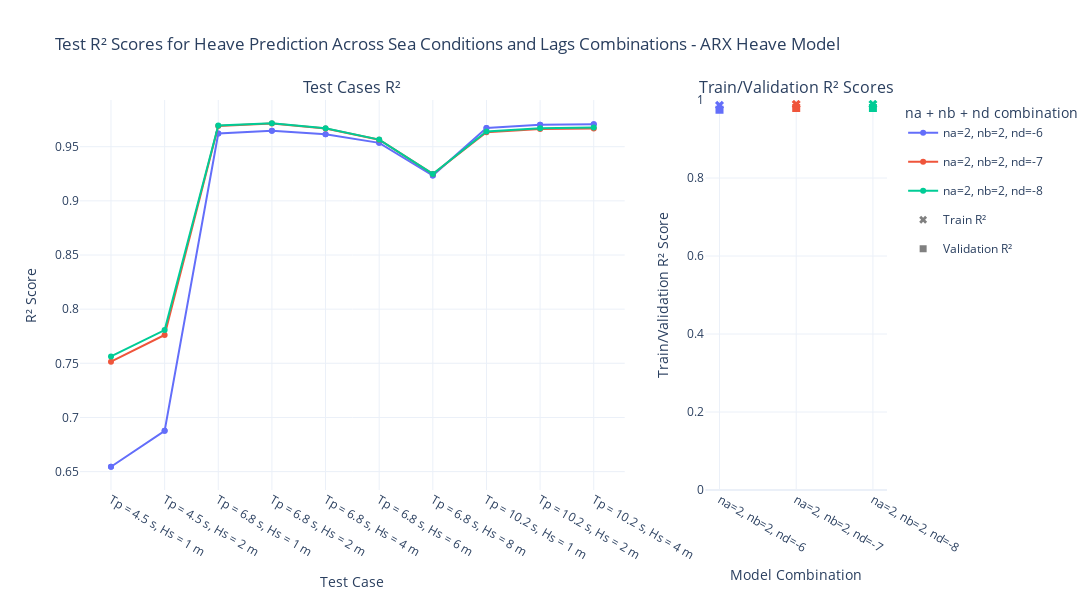

Notebook cell for this chart:
### Code cell
# Group the pitch dataframes correctly
heave_dfs = {k: v for k, v in dfs.items() if k.startswith('metrics_df_test_heave')}

# Define your custom x-axis order
custom_order = [
    'T4p5s_Hs1m', 
    'T4p5s_Hs2m', 
    'Tp6p8s_Hs1m',
    'Tp6p8s_Hs2m',
    'Tp6p8s_Hs4m',
    'Tp6p8s_Hs6m',
    'Tp6p8s_Hs8m',
    'T10p2s_Hs1m',
    'Tp10p2_Hs2m',
    'T10p2s_Hs4m'
]
pretty_custom_order = [test_case_pretty_map.get(tc, tc) for tc in custom_order]

# Create color map to maintain consistent color for each `comment_value`
color_map = {}

# Create two subplots with independent y-axes
fig = make_subplots(
    rows=1, cols=2,
    column_widths=[0.75, 0.25],
    subplot_titles=("Test Cases R²", "Train/Validation R² Scores"),
    shared_yaxes=False
)

for df_name, original_df in heave_dfs.items():
    df = original_df.copy()

    # Extract na, nb, nf from df_name
    match = re.search(r'na(\d+)_nb(\d+)_nf(\d+)', df_name)
    if match:
        na_val, nb_val, nf_val = match.groups()
        comment_value = f'na={na_val}, nb={nb_val}, nd=-{nf_val}'
    else:
        comment_value = df_name

    # Assign color
    if comment_value not in color_map:
        color_map[comment_value] = px.colors.qualitative.Plotly[len(color_map) % len(px.colors.qualitative.Plotly)]

    # Identify correct column
    if 'test case' in df.columns:
        test_case_col = 'test case'
    elif 'test_case' in df.columns:
        test_case_col = 'test_case'
    else:
        raise ValueError(f"No valid 'test_case' column found in {df_name}")

    # Map and sort
    df[test_case_col] = df[test_case_col].map(test_case_pretty_map).astype('category')
    df[test_case_col] = pd.Categorical(df[test_case_col], categories=pretty_custom_order, ordered=True)
    df = df.sort_values(test_case_col)

    # Conditional dash style for specific comment_values
    if comment_value in ['na=2, nb=3, nd=-6', 'na=2, nb=3, nd=-7']:
        line_style = dict(color=color_map[comment_value], dash='6,10')
    else:
        line_style = dict(color=color_map[comment_value])

    # Plot R² line
    fig.add_trace(
        go.Scatter(
            x=df[test_case_col],
            y=df['r2_test_heave'],
            mode='lines+markers',
            name=comment_value,
            legendgroup=comment_value,
            line=line_style
        ),
        row=1, col=1
    )

    # Summary plot
    summary_row = df_summary_heave[
        (df_summary_heave['na'] == int(na_val)) & 
        (df_summary_heave['nb'] == int(nb_val)) & 
        (df_summary_heave['nd'] == -int(nf_val))
    ]

    if not summary_row.empty:
        r2_train = summary_row['r2_train'].values[0]
        r2_val = summary_row['r2_val'].values[0]

        fig.add_trace(
            go.Scatter(
                x=[comment_value],
                y=[r2_train],
                mode='markers',
                marker=dict(symbol='x', size=8, color=color_map[comment_value]),
                name=f'{comment_value} Train',
                legendgroup=comment_value,
                showlegend=False
            ),
            row=1, col=2
        )

        fig.add_trace(
            go.Scatter(
                x=[comment_value],
                y=[r2_val],
                mode='markers',
                marker=dict(symbol='square', size=8, color=color_map[comment_value]),
                name=f'{comment_value} Val',
                legendgroup=comment_value,
                showlegend=False
            ),
            row=1, col=2
        )

# Add legend markers
fig.add_trace(
    go.Scatter(
        x=[None], y=[None],
        mode='markers',
        marker=dict(symbol='x', size=7, color='grey'),
        name='Train R²',
        showlegend=True
    ),
    row=1, col=2
)

fig.add_trace(
    go.Scatter(
        x=[None], y=[None],
        mode='markers',
        marker=dict(symbol='square', size=7, color='grey'),
        name='Validation R²',
        showlegend=True
    ),
    row=1, col=2
)

# Layout
fig.update_layout(
    title="Test R² Scores for Heave Prediction Across Sea Conditions and Lags Combinations - ARX Heave Model",
    xaxis_title="Test Case",
    xaxis2_title="Model Combination",
    yaxis_title="R² Score",
    template="plotly_white",
    height=600,
    width=1200,
    legend_title="na + nb + nd combination",
    xaxis=dict(
        categoryorder='array',
        categoryarray=pretty_custom_order
    ),
    yaxis2=dict(
        title="Train/Validation R² Score",
        range=[0, 1],
        showgrid=True
    )
)

fig.show()

### Figure 1 — Plotly figure (JSON) as saved in the notebook; plotly's stock layout.template omitted (floating-point values rounded to 4 significant figures)
{"data": [{"legendgroup": "na=2, nb=2, nd=-6", "line": {"color": "#636EFA"}, "mode": "lines+markers", "name": "na=2, nb=2, nd=-6", "type": "scatter", "x": ["Tp = 4.5 s, Hs = 1 m", "Tp = 4.5 s, Hs = 1 m", "Tp = 4.5 s, Hs = 2 m", "Tp = 4.5 s, Hs = 2 m", "Tp = 6.8 s, Hs = 1 m", "Tp = 6.8 s, Hs = 1 m", "Tp = 6.8 s, Hs = 2 m", "Tp = 6.8 s, Hs = 2 m", "Tp = 6.8 s, Hs = 4 m", "Tp = 6.8 s, Hs = 4 m", "Tp = 6.8 s, Hs = 6 m", "Tp = 6.8 s, Hs = 6 m", "Tp = 6.8 s, Hs = 8 m", "Tp = 6.8 s, Hs = 8 m", "Tp = 10.2 s, Hs = 1 m", "Tp = 10.2 s, Hs = 1 m", "Tp = 10.2 s, Hs = 2 m", "Tp = 10.2 s, Hs = 2 m", "Tp = 10.2 s, Hs = 4 m", "Tp = 10.2 s, Hs = 4 m"], "xaxis": "x", "y": [0.6545, 0.6545, 0.6877, 0.6877, 0.9621, 0.9621, 0.9646, 0.9646, 0.9615, 0.9615, 0.9535, 0.9535, 0.9233, 0.9233, 0.9672, 0.9672, 0.9702, 0.9702, 0.9706, 0.9706], "yaxis": "y"}, {"legendgroup": "na=2, nb=2, nd=-6", "marker": {"color": "#636EFA", "size": 8, "symbol": "x"}, "mode": "markers", "name": "na=2, nb=2, nd=-6 Train", "showlegend": false, "type": "scatter", "x": ["na=2, nb=2, nd=-6"], "xaxis": "x2", "y": [0.9866], "yaxis": "y2"}, {"legendgroup": "na=2, nb=2, nd=-6", "marker": {"color": "#636EFA", "size": 8, "symbol": "square"}, "mode": "markers", "name": "na=2, nb=2, nd=-6 Val", "showlegend": false, "type": "scatter", "x": ["na=2, nb=2, nd=-6"], "xaxis": "x2", "y": [0.9749], "yaxis": "y2"}, {"legendgroup": "na=2, nb=2, nd=-7", "line": {"color": "#EF553B"}, "mode": "lines+markers", "name": "na=2, nb=2, nd=-7", "type": "scatter", "x": ["Tp = 4.5 s, Hs = 1 m", "Tp = 4.5 s, Hs = 2 m", "Tp = 6.8 s, Hs = 1 m", "Tp = 6.8 s, Hs = 2 m", "Tp = 6.8 s, Hs = 4 m", "Tp = 6.8 s, Hs = 6 m", "Tp = 6.8 s, Hs = 8 m", "Tp = 10.2 s, Hs = 1 m", "Tp = 10.2 s, Hs = 2 m", "Tp = 10.2 s, Hs = 4 m"], "xaxis": "x", "y": [0.7515, 0.7762, 0.9692, 0.9714, 0.9667, 0.9565, 0.9249, 0.9634, 0.9664, 0.9669], "yaxis": "y"}, {"legendgroup": "na=2, nb=2, nd=-7", "marker": {"color": "#EF553B", "size": 8, "symbol": "x"}, "mode": "markers", "name": "na=2, nb=2, nd=-7 Train", "showlegend": false, "type": "scatter", "x": ["na=2, nb=2, nd=-7"], "xaxis": "x2", "y": [0.9889], "yaxis": "y2"}, {"legendgroup": "na=2, nb=2, nd=-7", "marker": {"color": "#EF553B", "size": 8, "symbol": "square"}, "mode": "markers", "name": "na=2, nb=2, nd=-7 Val", "showlegend": false, "type": "scatter", "x": ["na=2, nb=2, nd=-7"], "xaxis": "x2", "y": [0.9794], "yaxis": "y2"}, {"legendgroup": "na=2, nb=2, nd=-8", "line": {"color": "#00CC96"}, "mode": "lines+markers", "name": "na=2, nb=2, nd=-8", "type": "scatter", "x": ["Tp = 4.5 s, Hs = 1 m", "Tp = 4.5 s, Hs = 2 m", "Tp = 6.8 s, Hs = 1 m", "Tp = 6.8 s, Hs = 2 m", "Tp = 6.8 s, Hs = 4 m", "Tp = 6.8 s, Hs = 6 m", "Tp = 6.8 s, Hs = 8 m", "Tp = 10.2 s, Hs = 1 m", "Tp = 10.2 s, Hs = 2 m", "Tp = 10.2 s, Hs = 4 m"], "xaxis": "x", "y": [0.7564, 0.7807, 0.9695, 0.9716, 0.9669, 0.9565, 0.9248, 0.9641, 0.9671, 0.9676], "yaxis": "y"}, {"legendgroup": "na=2, nb=2, nd=-8", "marker": {"color": "#00CC96", "size": 8, "symbol": "x"}, "mode": "markers", "name": "na=2, nb=2, nd=-8 Train", "showlegend": false, "type": "scatter", "x": ["na=2, nb=2, nd=-8"], "xaxis": "x2", "y": [0.989], "yaxis": "y2"}, {"legendgroup": "na=2, nb=2, nd=-8", "marker": {"color": "#00CC96", "size": 8, "symbol": "square"}, "mode": "markers", "name": "na=2, nb=2, nd=-8 Val", "showlegend": false, "type": "scatter", "x": ["na=2, nb=2, nd=-8"], "xaxis": "x2", "y": [0.9795], "yaxis": "y2"}, {"marker": {"color": "grey", "size": 7, "symbol": "x"}, "mode": "markers", "name": "Train R²", "showlegend": true, "type": "scatter", "x": [null], "xaxis": "x2", "y": [null], "yaxis": "y2"}, {"marker": {"color": "grey", "size": 7, "symbol": "square"}, "mode": "markers", "name": "Validation R²", "showlegend": true, "type": "scatter", "x": [null], "xaxis": "x2", "y": [null], "yaxis": "y2"}], "layout": {"annotations": [{"font": {"size": 16}, "showarrow": false, "text": "Test Cases R²", "x": 0.3375, "xanchor": "center", "xref": "paper", "y": 1, "yanchor": "bottom", "yref": "paper"}, {"font": {"size": 16}, "showarrow": false, "text": "Train/Validation R² Scores", "x": 0.8875, "xanchor": "center", "xref": "paper", "y": 1, "yanchor": "bottom", "yref": "paper"}], "height": 600, "legend": {"title": {"text": "na + nb + nd combination"}}, "title": {"text": "Test R² Scores for Heave Prediction Across Sea Conditions and Lags Combinations - ARX Heave Model"}, "width": 1200, "xaxis": {"anchor": "y", "categoryarray": ["Tp = 4.5 s, Hs = 1 m", "Tp = 4.5 s, Hs = 2 m", "Tp = 6.8 s, Hs = 1 m", "Tp = 6.8 s, Hs = 2 m", "Tp = 6.8 s, Hs = 4 m", "Tp = 6.8 s, Hs = 6 m", "Tp = 6.8 s, Hs = 8 m", "Tp = 10.2 s, Hs = 1 m", "Tp = 10.2 s, Hs = 2 m", "Tp = 10.2 s, Hs = 4 m"], "categoryorder": "array", "domain": [0, 0.675], "title": {"text": "Test Case"}}, "xaxis2": {"anchor": "y2", "domain": [0.775, 1], "title": {"text": "Model Combination"}}, "yaxis": {"anchor": "x", "domain": [0, 1], "title": {"text": "R² Score"}}, "yaxis2": {"anchor": "x2", "domain": [0, 1], "range": [0, 1], "showgrid": true, "title": {"text": "Train/Validation R² Score"}}}}
